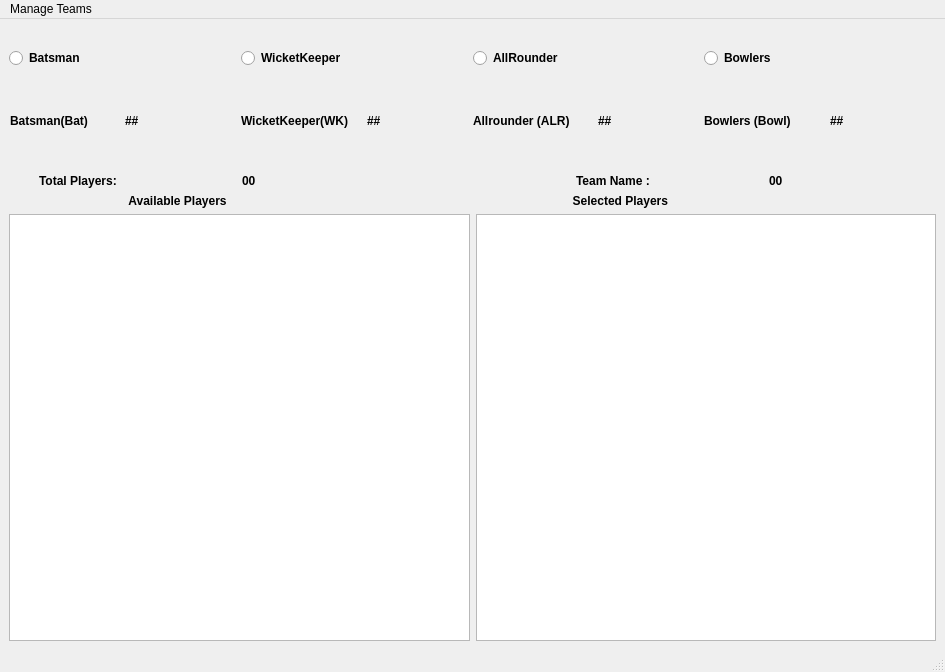
<?xml version="1.0" encoding="UTF-8"?>
<ui version="4.0">
 <class>MainWindow</class>
 <widget class="QMainWindow" name="MainWindow">
  <property name="geometry">
   <rect>
    <x>0</x>
    <y>0</y>
    <width>945</width>
    <height>672</height>
   </rect>
  </property>
  <property name="windowTitle">
   <string>MainWindow</string>
  </property>
  <widget class="QWidget" name="centralwidget">
   <layout class="QVBoxLayout" name="verticalLayout">
    <item>
     <layout class="QHBoxLayout" name="horizontalLayout_3" stretch="0,0,0,0">
      <property name="spacing">
       <number>0</number>
      </property>
      <property name="sizeConstraint">
       <enum>QLayout::SetMaximumSize</enum>
      </property>
      <property name="leftMargin">
       <number>0</number>
      </property>
      <property name="topMargin">
       <number>20</number>
      </property>
      <property name="bottomMargin">
       <number>20</number>
      </property>
      <item>
       <widget class="QRadioButton" name="Batsman_2">
        <property name="font">
         <font>
          <pointsize>9</pointsize>
          <weight>75</weight>
          <bold>true</bold>
         </font>
        </property>
        <property name="tabletTracking">
         <bool>false</bool>
        </property>
        <property name="acceptDrops">
         <bool>false</bool>
        </property>
        <property name="toolTipDuration">
         <number>20</number>
        </property>
        <property name="styleSheet">
         <string notr="true">Batmans</string>
        </property>
        <property name="text">
         <string>Batsman</string>
        </property>
       </widget>
      </item>
      <item>
       <widget class="QRadioButton" name="Wicketkeeper">
        <property name="font">
         <font>
          <pointsize>9</pointsize>
          <weight>75</weight>
          <bold>true</bold>
         </font>
        </property>
        <property name="text">
         <string>WicketKeeper</string>
        </property>
       </widget>
      </item>
      <item>
       <widget class="QRadioButton" name="Allrounder_2">
        <property name="font">
         <font>
          <pointsize>9</pointsize>
          <weight>75</weight>
          <bold>true</bold>
         </font>
        </property>
        <property name="text">
         <string>AllRounder</string>
        </property>
        <property name="checked">
         <bool>false</bool>
        </property>
       </widget>
      </item>
      <item>
       <widget class="QRadioButton" name="Bowlers_2">
        <property name="font">
         <font>
          <pointsize>9</pointsize>
          <weight>75</weight>
          <bold>true</bold>
         </font>
        </property>
        <property name="text">
         <string>Bowlers</string>
        </property>
       </widget>
      </item>
     </layout>
    </item>
    <item>
     <layout class="QHBoxLayout" name="horizontalLayout" stretch="0,0,0,0,0,0,0,0">
      <property name="spacing">
       <number>0</number>
      </property>
      <property name="sizeConstraint">
       <enum>QLayout::SetNoConstraint</enum>
      </property>
      <property name="topMargin">
       <number>20</number>
      </property>
      <property name="bottomMargin">
       <number>20</number>
      </property>
      <item>
       <widget class="QLabel" name="Batsman">
        <property name="font">
         <font>
          <pointsize>9</pointsize>
          <weight>75</weight>
          <bold>true</bold>
         </font>
        </property>
        <property name="text">
         <string>Batsman(Bat)</string>
        </property>
        <property name="margin">
         <number>12</number>
        </property>
        <property name="indent">
         <number>1</number>
        </property>
       </widget>
      </item>
      <item>
       <widget class="QLabel" name="Batcount">
        <property name="font">
         <font>
          <pointsize>9</pointsize>
          <weight>75</weight>
          <bold>true</bold>
         </font>
        </property>
        <property name="text">
         <string>##</string>
        </property>
       </widget>
      </item>
      <item>
       <widget class="QLabel" name="Wicketkeeepr">
        <property name="font">
         <font>
          <pointsize>9</pointsize>
          <weight>75</weight>
          <bold>true</bold>
         </font>
        </property>
        <property name="text">
         <string>WicketKeeper(WK)</string>
        </property>
       </widget>
      </item>
      <item>
       <widget class="QLabel" name="Wkcount">
        <property name="font">
         <font>
          <pointsize>9</pointsize>
          <weight>75</weight>
          <bold>true</bold>
         </font>
        </property>
        <property name="text">
         <string>##</string>
        </property>
        <property name="indent">
         <number>10</number>
        </property>
       </widget>
      </item>
      <item>
       <widget class="QLabel" name="Allrounder">
        <property name="font">
         <font>
          <pointsize>9</pointsize>
          <weight>75</weight>
          <bold>true</bold>
         </font>
        </property>
        <property name="text">
         <string>Allrounder (ALR)</string>
        </property>
       </widget>
      </item>
      <item>
       <widget class="QLabel" name="Alrcount">
        <property name="font">
         <font>
          <pointsize>9</pointsize>
          <weight>75</weight>
          <bold>true</bold>
         </font>
        </property>
        <property name="text">
         <string>##</string>
        </property>
        <property name="indent">
         <number>10</number>
        </property>
       </widget>
      </item>
      <item>
       <widget class="QLabel" name="Bowlers">
        <property name="font">
         <font>
          <pointsize>9</pointsize>
          <weight>75</weight>
          <bold>true</bold>
         </font>
        </property>
        <property name="text">
         <string>Bowlers (Bowl)</string>
        </property>
       </widget>
      </item>
      <item>
       <widget class="QLabel" name="Bowlcount">
        <property name="font">
         <font>
          <pointsize>9</pointsize>
          <weight>75</weight>
          <bold>true</bold>
         </font>
        </property>
        <property name="text">
         <string>##</string>
        </property>
        <property name="indent">
         <number>10</number>
        </property>
       </widget>
      </item>
     </layout>
    </item>
    <item>
     <widget class="QLabel" name="label">
      <property name="font">
       <font>
        <weight>75</weight>
        <bold>true</bold>
       </font>
      </property>
      <property name="text">
       <string/>
      </property>
     </widget>
    </item>
    <item>
     <layout class="QHBoxLayout" name="horizontalLayout_5">
      <item>
       <widget class="QLabel" name="Totalplayers">
        <property name="font">
         <font>
          <pointsize>9</pointsize>
          <weight>75</weight>
          <bold>true</bold>
         </font>
        </property>
        <property name="text">
         <string>Total Players: </string>
        </property>
        <property name="indent">
         <number>30</number>
        </property>
       </widget>
      </item>
      <item>
       <widget class="QLabel" name="playerscount">
        <property name="font">
         <font>
          <pointsize>9</pointsize>
          <weight>75</weight>
          <bold>true</bold>
         </font>
        </property>
        <property name="text">
         <string>00</string>
        </property>
        <property name="indent">
         <number>-10</number>
        </property>
       </widget>
      </item>
      <item>
       <widget class="QLabel" name="TeamName">
        <property name="font">
         <font>
          <pointsize>9</pointsize>
          <weight>75</weight>
          <bold>true</bold>
         </font>
        </property>
        <property name="text">
         <string>Team Name :</string>
        </property>
        <property name="indent">
         <number>100</number>
        </property>
       </widget>
      </item>
      <item>
       <widget class="QLabel" name="name">
        <property name="font">
         <font>
          <pointsize>9</pointsize>
          <weight>75</weight>
          <bold>true</bold>
         </font>
        </property>
        <property name="text">
         <string>00</string>
        </property>
        <property name="indent">
         <number>60</number>
        </property>
       </widget>
      </item>
     </layout>
    </item>
    <item>
     <widget class="QLabel" name="label_2">
      <property name="maximumSize">
       <size>
        <width>778</width>
        <height>16</height>
       </size>
      </property>
      <property name="font">
       <font>
        <weight>75</weight>
        <bold>true</bold>
       </font>
      </property>
      <property name="text">
       <string>                                    Available Players                                                                                                        Selected Players</string>
      </property>
     </widget>
    </item>
    <item>
     <layout class="QHBoxLayout" name="Team">
      <item>
       <widget class="QListWidget" name="listWidget_2"/>
      </item>
      <item>
       <widget class="QListWidget" name="listWidget"/>
      </item>
     </layout>
    </item>
   </layout>
  </widget>
  <widget class="QMenuBar" name="menubar">
   <property name="geometry">
    <rect>
     <x>0</x>
     <y>0</y>
     <width>945</width>
     <height>26</height>
    </rect>
   </property>
   <widget class="QMenu" name="menuManage_Teams">
    <property name="title">
     <string>Manage Teams</string>
    </property>
    <addaction name="actionNew_Team"/>
    <addaction name="actionOpen_Team"/>
    <addaction name="actionSave_Team"/>
    <addaction name="actionEvaluate_Team"/>
    <addaction name="actionQuit"/>
   </widget>
   <addaction name="menuManage_Teams"/>
  </widget>
  <widget class="QStatusBar" name="statusbar"/>
  <action name="actionNew_Team">
   <property name="text">
    <string>New Team</string>
   </property>
  </action>
  <action name="actionOpen_Team">
   <property name="text">
    <string>Open Team</string>
   </property>
  </action>
  <action name="actionSave_Team">
   <property name="text">
    <string>Save Team</string>
   </property>
  </action>
  <action name="actionEvaluate_Team">
   <property name="text">
    <string>Evaluate Team</string>
   </property>
  </action>
  <action name="actionQuit">
   <property name="text">
    <string>Quit</string>
   </property>
  </action>
 </widget>
 <resources/>
 <connections/>
</ui>
